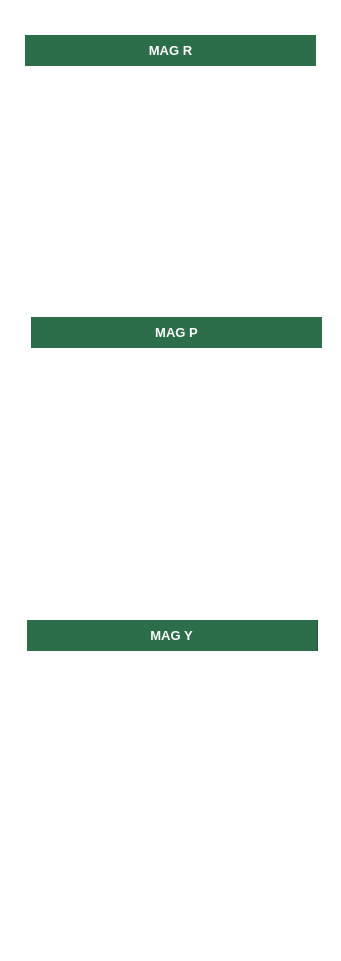
     <widget class="QFrame" name="frame_12">
      <property name="geometry">
       <rect>
        <x>787</x>
        <y>30</y>
        <width>341</width>
        <height>961</height>
       </rect>
      </property>
      <property name="styleSheet">
       <string notr="true">background-color: transparent;</string>
      </property>
      <property name="frameShape">
       <enum>QFrame::StyledPanel</enum>
      </property>
      <property name="frameShadow">
       <enum>QFrame::Raised</enum>
      </property>
      <widget class="QCustomPlot" name="spMagR" native="true">
       <property name="geometry">
        <rect>
         <x>26</x>
         <y>80</y>
         <width>291</width>
         <height>191</height>
        </rect>
       </property>
      </widget>
      <widget class="QFrame" name="frame_27">
       <property name="geometry">
        <rect>
         <x>25</x>
         <y>35</y>
         <width>291</width>
         <height>31</height>
        </rect>
       </property>
       <property name="baseSize">
        <size>
         <width>0</width>
         <height>0</height>
        </size>
       </property>
       <property name="styleSheet">
        <string notr="true">background-color: rgb(44, 110, 73);</string>
       </property>
       <property name="frameShape">
        <enum>QFrame::StyledPanel</enum>
       </property>
       <property name="frameShadow">
        <enum>QFrame::Raised</enum>
       </property>
       <property name="lineWidth">
        <number>1</number>
       </property>
       <property name="midLineWidth">
        <number>0</number>
       </property>
       <widget class="QLabel" name="label_25">
        <property name="geometry">
         <rect>
          <x>0</x>
          <y>-5</y>
          <width>291</width>
          <height>41</height>
         </rect>
        </property>
        <property name="styleSheet">
         <string notr="true">color: rgb(255, 255, 255);</string>
        </property>
        <property name="text">
         <string>&lt;html&gt;&lt;head/&gt;&lt;body&gt;&lt;p align=&quot;center&quot;&gt;&lt;span style=&quot; font-size:10pt; font-weight:700;&quot;&gt;MAG R&lt;/span&gt;&lt;/p&gt;&lt;/body&gt;&lt;/html&gt;</string>
        </property>
       </widget>
      </widget>
      <widget class="QCustomPlot" name="spMagY" native="true">
       <property name="geometry">
        <rect>
         <x>26</x>
         <y>678</y>
         <width>291</width>
         <height>191</height>
        </rect>
       </property>
      </widget>
      <widget class="QFrame" name="frame_31">
       <property name="geometry">
        <rect>
         <x>27</x>
         <y>620</y>
         <width>291</width>
         <height>31</height>
        </rect>
       </property>
       <property name="baseSize">
        <size>
         <width>0</width>
         <height>0</height>
        </size>
       </property>
       <property name="styleSheet">
        <string notr="true">background-color: rgb(44, 110, 73);</string>
       </property>
       <property name="frameShape">
        <enum>QFrame::StyledPanel</enum>
       </property>
       <property name="frameShadow">
        <enum>QFrame::Raised</enum>
       </property>
       <property name="lineWidth">
        <number>1</number>
       </property>
       <property name="midLineWidth">
        <number>0</number>
       </property>
       <widget class="QLabel" name="label_28">
        <property name="geometry">
         <rect>
          <x>-1</x>
          <y>-5</y>
          <width>291</width>
          <height>41</height>
         </rect>
        </property>
        <property name="styleSheet">
         <string notr="true">color: rgb(255, 255, 255);</string>
        </property>
        <property name="text">
         <string>&lt;html&gt;&lt;head/&gt;&lt;body&gt;&lt;p align=&quot;center&quot;&gt;&lt;span style=&quot; font-size:10pt; font-weight:700;&quot;&gt;MAG Y&lt;/span&gt;&lt;/p&gt;&lt;/body&gt;&lt;/html&gt;</string>
        </property>
       </widget>
      </widget>
      <widget class="QCustomPlot" name="spMagP" native="true">
       <property name="geometry">
        <rect>
         <x>30</x>
         <y>360</y>
         <width>291</width>
         <height>191</height>
        </rect>
       </property>
      </widget>
      <widget class="QFrame" name="frame_32">
       <property name="geometry">
        <rect>
         <x>31</x>
         <y>317</y>
         <width>291</width>
         <height>31</height>
        </rect>
       </property>
       <property name="baseSize">
        <size>
         <width>0</width>
         <height>0</height>
        </size>
       </property>
       <property name="styleSheet">
        <string notr="true">background-color: rgb(44, 110, 73);</string>
       </property>
       <property name="frameShape">
        <enum>QFrame::StyledPanel</enum>
       </property>
       <property name="frameShadow">
        <enum>QFrame::Raised</enum>
       </property>
       <property name="lineWidth">
        <number>1</number>
       </property>
       <property name="midLineWidth">
        <number>0</number>
       </property>
       <widget class="QLabel" name="label_29">
        <property name="geometry">
         <rect>
          <x>0</x>
          <y>-5</y>
          <width>291</width>
          <height>41</height>
         </rect>
        </property>
        <property name="styleSheet">
         <string notr="true">color: rgb(255, 255, 255);</string>
        </property>
        <property name="text">
         <string>&lt;html&gt;&lt;head/&gt;&lt;body&gt;&lt;p align=&quot;center&quot;&gt;&lt;span style=&quot; font-size:10pt; font-weight:700;&quot;&gt;MAG P&lt;/span&gt;&lt;/p&gt;&lt;/body&gt;&lt;/html&gt;</string>
        </property>
       </widget>
      </widget>
     </widget>
